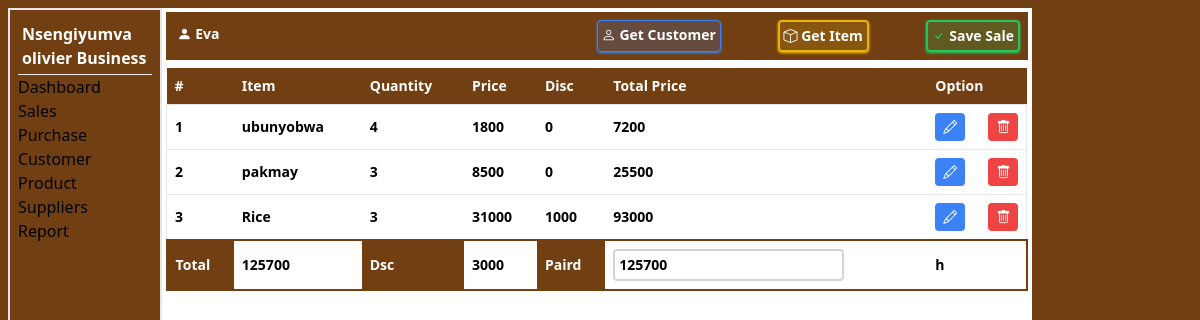
/pages/add_sale?customer=4 (signed in), run on the app's committed database.
### tables this page shows
CREATE TABLE `orders` (
  `ord_id` int(11) NOT NULL,
  `business` int(11) NOT NULL,
  `product` int(11) NOT NULL,
  `ord_quantity` float NOT NULL,
  `ordered_at` datetime NOT NULL DEFAULT current_timestamp(),
  `status` int(11) NOT NULL,
  `discount` double NOT NULL,
  `customer` int(11) NOT NULL,
  `price` double NOT NULL
);

CREATE TABLE `item` (
  `id` int(11) NOT NULL,
  `item_name` text NOT NULL,
  `in_price` double NOT NULL,
  `out_price` double NOT NULL,
  `quantity` double NOT NULL,
  `item_supliyer` int(11) NOT NULL,
  `reg_date` datetime NOT NULL DEFAULT current_timestamp(),
  `pcs` double NOT NULL DEFAULT 1,
  `business` int(11) NOT NULL,
  `expiry_date` date DEFAULT NULL,
  `profit` double NOT NULL
);

### pages/add_sale.php (the view, shortened to what this page needs)
<?php
include("connection.php");
if (isset($_GET['customer'])) {
    $customer = $_GET['customer'];
}
elseif (!isset($_GET['customer']) && !isset($_SESSION['customer'])) {
    $_SESSION['customer']="";
    $_SESSION['customername']="";
}
?>
<!DOCTYPE html>
<html lang="en">
<head>
    <script src="../plugins/css/tailwindcss.js"></script>
    <link rel="stylesheet" href="../plugins/icons/bootstrap-icons.css">
</head>
<body>
    <div class="container-fluid h-[100%]">
         <form action="" class="p-0 h-[100%]" method="post">
        <div class="flex-column md:flex w-full p-2 bg-yellow-900 justify-between">
           <h1 class="text-white font-bold text-sm p-1"><i class="bi bi-person-fill"></i> <?= $_SESSION['customer'] ? $_SESSION['customername'] :'No Customer' ?></h1>
           <div class="flex justify-between md:w-1/2">
           <a class="rounded p-1 border border-blue-500 text-sm text-white hover:text-blue-500 font-bold shadow shadow-blue-500 bg-blue-500/20" href="get_customer"><i class="bi bi-person"></i> Get Customer</a>
        <a class="rounded p-1 border border-2 border-yellow-500 bg-yellow-500/20 text-sm text-white hover:text-yellow-500 font-bold shadow shadow-yellow-500" href="get_item"> <i class="bi bi-box"></i> Get Item</a>
        <button name="save" href="add_sale" class="font-bold text-white p-1 border border-2 bg-green-500/20 border-green-500 shadow shadow-green-500 rounded text-sm"><i class="bi bi-check text-green-500"></i> Save Sale</button>
    </div>
    </div>
        <div class="table-responsive  w-full overflow-y-auto my-2 h-[90%]">
            <table class="w-full border-collapse [&_td]:p-1 md:[&_td]:p-2 text-sm font-bold [&_th]:text-left [&_th]:p-2">
                <thead class="bg-yellow-900 text-white text-sm sticky top-0"><tr>
                    <th>#</th>
                    <th class="">Item</th>
                    <th>Quantity</th>
                    <th>Price</th>
                    <th>Disc</th>
                    <th>Total Price</th>
                    <th>Option</th>
                </tr></thead>
                <tbody>
                    <?php
                    if ($_SESSION['customer']) {
                       $customer=$_SESSION['customer'];
                    }-
                    $no=0;
                    $business= $_SESSION['user'];
                    $status=0;
                    $total=0;
                    $total_dsc=0;
                    $select = $conn->prepare("SELECT * FROM orders,item where orders.product = item.id and orders.business= ? and item.business = ? and orders.status=? and orders.customer =? and orders.business = item.business ");
                    $select->bind_param("iiii",$business,$business,$status,$customer);
                    $select->execute();
                    $result=$select->get_result();
                    if ($result->num_rows >0) {
                    while ($a= $result->fetch_assoc()) {
                        $no++;
                        $total+=$a['price']*$a['ord_quantity'];
                        $total_dsc+=$a['discount']*$a['ord_quantity'];
                        ?>
                        <tr class="border hover:bg-gray-200">
                            <td><?php echo $no ?></td>
                            <td><?php echo $a['item_name'] ?></td>
                            <td><?php echo $a['ord_quantity'] ?></td>
                            <td><?php echo $a['price'] ?></td>
                            <td><?php echo $a['discount'] ?></td>
                            <td><?php echo $a['price']*$a['ord_quantity']?></td>
                            <td class="flex justify-between">
                                <a href="order_edit?order=<?php echo $a['ord_id']?>" class="text-white bg-blue-500 px-2 rounded p-1 text-sm"><i class="bi bi-pencil"></i></a>
                                <button class="text-white bg-red-500 px-2 rounded p-1 text-sm" name="delete" value="<?php echo $a['ord_id'] ?>"><i class="bi bi-trash"></i></button>
                            </td>
                        </tr>
                        <?php
                    }
                    }
                    else{
                        ?>
                        <tr class="py-4 h-[300px]"><td colspan="7" class="text-center py-2 text-2xl text-gray-500"><i class="bi bi-list-ol"></i> No Product Selected</td></tr>
                        <?php
                    }
                  ?>
                  <tr class=" p-1 [&_td]:bg-white [&_th]:bg-yellow-900 [&_th]:text-sm [&_th]:text-white border border-2 border-yellow-900 h-[40px] p-0 [&_th]:p-0 [&_td]:p-0">
                  <th>Total</th><td><?php echo $total ?></td><th>Dsc</th><td><?php  echo $total_dsc ?></td><th>Paird</th><td><input type="number" name="p" value="<?php echo $total ?>" id="" class="ouline-0 focus:outline-2 border border-gray-300 border-2 rounded focus:outline-blue-500  p-1"></td><td>h</td>
            </tr>
                </tbody>
            </table>
        </div>
      </form>
    </div>
</body>
</html>

### data on the page
orders: item.item_name "ubunyobwa", ord_quantity "4", price "1800", discount "0", $a['price']*$a['ord_quantity'] "7200", $a['ord_id'] 70 (drawn)
orders: item.item_name "pakmay", ord_quantity "3", price "8500", discount "0", $a['price']*$a['ord_quantity'] "25500", $a['ord_id'] 71 (drawn)
orders: item.item_name "Rice", ord_quantity "3", price "31000", discount "1000", $a['price']*$a['ord_quantity'] "93000", $a['ord_id'] 72 (drawn)

### other printed values
$_SESSION['business'] "Nsengiyumva olivier Business"
$_SESSION['customername'] "Eva"
$total "125700"
$total_dsc "3000"
